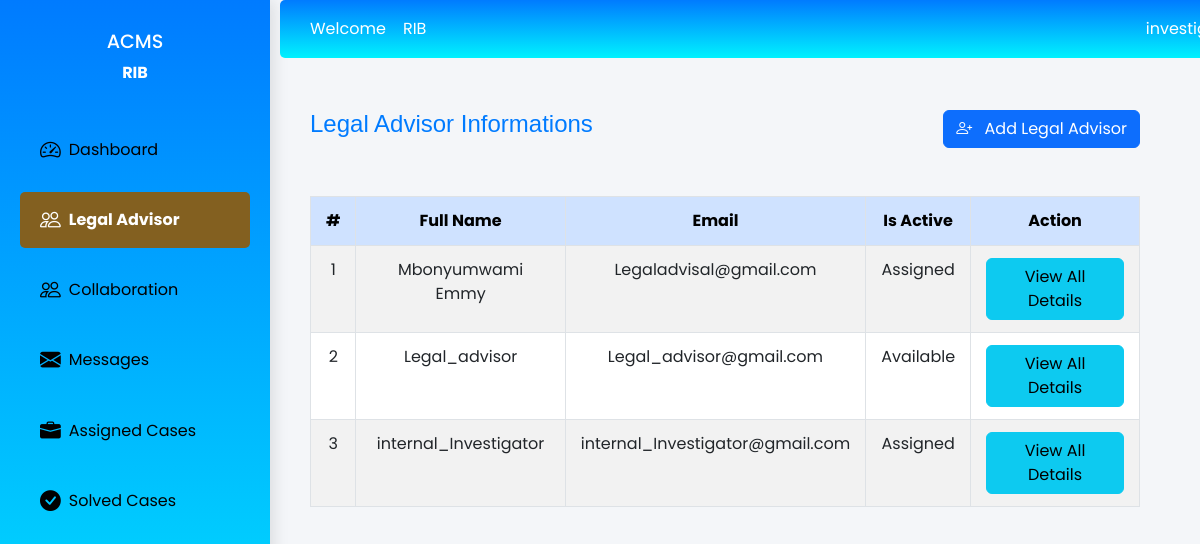
Page /Legal_advisor_List/ (signed in) on the committed database.
### IntegrityGuard_app/models.py (models this page shows, shortened)
class User(models.Model):
    USER_TYPE_CHOICES = (
        ('admin', 'Administrator'),
        ('investigator', 'Investigator'),
        ('reporter', 'Reporter'),
    )
    fullname = models.CharField(max_length=255)
    address = models.CharField(max_length=255)
    phone_number = models.CharField(max_length=15)
    email = models.EmailField(unique=True)
    password = models.CharField(max_length=128)
    user_type = models.CharField(max_length=15, choices=USER_TYPE_CHOICES , default='reporter')
    date_joined = models.DateTimeField(auto_now_add=True)
    is_active = models.BooleanField(default=True)
    is_admin = models.BooleanField(default=False)
    USERNAME_FIELD = 'email'
    REQUIRED_FIELDS = ['username']

### IntegrityGuard_app/views.py (the view)
def LegalAdvisorList (request):
    name = request.session["name"]
    role= request.session["user_type"]
    legal_advisors = User.objects.filter(
        Q(user_type="legalAdvisor") | Q(user_type="internal_Investigator")
    )
    context = {
        'name': name,
        'role': role,
        'legal_advisors': legal_advisors,
    }
    return render(request, 'investigator/LegalAdvisorList.html', context)

### IntegrityGuard_app/templates/investigator/LegalAdvisorList.html (shortened to what this page needs)
{% load static %}
<!DOCTYPE html>
<html lang="en">
<head>
    <link href="https://cdn.jsdelivr.net/npm/bootstrap@5.3.0/dist/css/bootstrap.min.css" rel="stylesheet">
    <link href="https://cdn.jsdelivr.net/npm/bootstrap-icons/font/bootstrap-icons.css" rel="stylesheet">
</head>
<body>
    <div class="d-flex">
        <div class="sidebar">
            <h4>ACMS</h4>
            <h5>{{ name }}</h5>
            <ul class="nav flex-column">
                <li class="nav-item">
                    <a href="{% url 'investigator_dashboard' %}"
                        class="nav-link {% if request.resolver_match.url_name == 'investigator_dashboard' %}active{% endif %}">
                        <i class="bi bi-speedometer2 me-2"></i> Dashboard
                    </a>
                </li>
                <li class="nav-item">
                    <a href="{% url 'Legal_advisor_List' %}"
                        class="nav-link {% if request.resolver_match.url_name == 'Legal_advisor_List' %}active{% endif %}">
                        <i class="bi bi-people me-2"></i> Legal Advisor
                    </a>
                </li>
                <li class="nav-item">
                    <a href="{% url 'collabration' %}"
                        class="nav-link {% if request.resolver_match.url_name == 'collabration' %}active{% endif %}">
                        <i class="bi bi-people me-2"></i> Collaboration
                    </a>
                </li>
                <li class="nav-item">
                    <a href="{% url 'messages' %}"
                        class="nav-link {% if request.resolver_match.url_name == 'messages' %}active{% endif %}">
                        <i class="bi bi-envelope-fill me-2"></i> Messages
                    </a>
                </li>
                <li class="nav-item">
                    <a href="{% url 'investigetor_case' %}"
                        class="nav-link {% if request.resolver_match.url_name == 'investigetor_case' %}active{% endif %}">
                        <i class="bi bi-briefcase-fill me-2"></i> Assigned Cases
                    </a>
                </li>
                <li class="nav-item">
                    <a href="{% url 'investigetor_solved' %}"
                        class="nav-link {% if request.resolver_match.url_name == 'investigetor_solved' %}active{% endif %}">
                        <i class="bi bi-check-circle-fill me-2"></i> Solved Cases
                    </a>
                </li>
            </ul>
        </div>
        <div class="main-content">
            <nav class="navbar navbar-expand-lg navbar-custom">
                <span>Welcome &nbsp;&nbsp; {{ name }}</span>
                <div class="dropdown ms-auto">
                    <button class="btn text-white dropdown-toggle" type="button" id="navbarDropdown"
                        data-bs-toggle="dropdown" aria-expanded="false">
                        <span>{{role}}</span>
                    </button>
                </div>
            </nav>
            <div class="dashboard-container">
                <div class="d-flex justify-content-between mb-5">
                    <div>
                        <h4>Legal Advisor Informations</h2>
                    </div>
                    <a href="{% url 'Legal_advisor' %}" class="btn btn-primary">
                        <i class="bi bi-person-plus me-2"></i> Add Legal Advisor
                    </a>
                </div>
                {% if legal_advisors %}
                <table class="table table-striped text-center table-bordered">
                    <thead class="table-primary">
                        <tr>
                            <th>#</th>
                            <th>Full Name</th>
                            <th>Email</th>
                            <th>Is Active</th>
                            <th>Action</th>
                        </tr>
                    </thead>
                    <tbody>
                        {% for investigator in legal_advisors %}
                        <tr>
                            <td>{{ forloop.counter }}</td>
                            <td>{{ investigator.fullname }}</td>
                            <td>{{ investigator.email }}</td>
                            <td>
                                {% if investigator.is_active %}
                                Available
                                {% else %}
                                Assigned
                                {% endif %}
                            </td>
                            <td>
                                <button type="button" class="btn btn-info" data-bs-toggle="modal"
                                    data-bs-target="#investigatorModal{{ investigator.id }}">
                                    View All Details
                                </button>
                            </td>
                        </tr>
                        {% endfor %}
                    </tbody>
                </table>
                {% else %}
                <p>No Legal Advisor found.</p>
                {% endif %}
            </div>
        </div>
    </div>
</body>
</html>

### IntegrityGuard_app/templates/investigator/LegalAdvisorList.html (style rules this page uses)
body { background: linear-gradient(to bottom, #4facfe, #00f2fe); font-family: 'Poppins', sans-serif; min-height: 100vh; display: flex; flex-direction: column; margin: 0; padding: 0; }
.sidebar { background: linear-gradient(to bottom, #007bff, #00f2fe); color: #fff; height: 100vh; width: 270px; position: fixed; padding: 30px 20px; box-shadow: 4px 0px 15px rgba(0, 0, 0, 0.1); }
.sidebar h4 { font-size: 1.2rem; color: #fff; margin-bottom: 10px; text-align: center; }
.sidebar h5 { font-size: 1rem; font-weight: bold; color: #fff; margin-bottom: 40px; text-align: center; }
.sidebar .nav-link { color: black; font-size: 1rem; padding: 12px 20px; border-radius: 5px; transition: all 0.3s ease; display: flex; align-items: center; }
.sidebar .nav-link i { font-size: 1.3rem; margin-right: 10px; }
.sidebar .nav-link.active, .sidebar .nav-link:hover { background-color: rgb(131, 96, 32); color: #fff; font-weight: bold; }
.sidebar .nav-item:not(:last-child) { margin-bottom: 15px; }
.main-content { margin-left: 250px; padding: 30px; flex-grow: 1; background-color: #f4f6f9; }
.dashboard-container { margin: 50px auto; padding: 30px; border-radius: 10px; max-width: 1200px; width: 100%; height: 84vh; }
.dashboard-container h4 { color: #007bff; font-family: Arial, Helvetica, sans-serif; }
.table-striped tbody tr:nth-of-type(odd) { background-color: #f9f9f9; }
.table-bordered th, .table-bordered td { border: 1px solid #dee2e6; padding: 12px 15px; }
.table-primary { background-color: #007bff; color: white; }
.table td { text-align: center; }
.navbar-custom { background: linear-gradient(to bottom, #007bff, #00f2fe); padding: 10px 30px; border-radius: 5px; color: white; position: fixed; width: 85%; z-index: 1000; top: 0; }

### rows in the picture
User: fullname "Mbonyumwami Emmy", email "Legaladvisal@gmail.com", is_active "Assigned"
User: fullname "Legal_advisor", email "Legal_advisor@gmail.com", is_active "Available"
User: fullname "internal_Investigator", email "internal_Investigator@gmail.com", is_active "Assigned"

### other values in the picture
{{ name }} "RIB"
